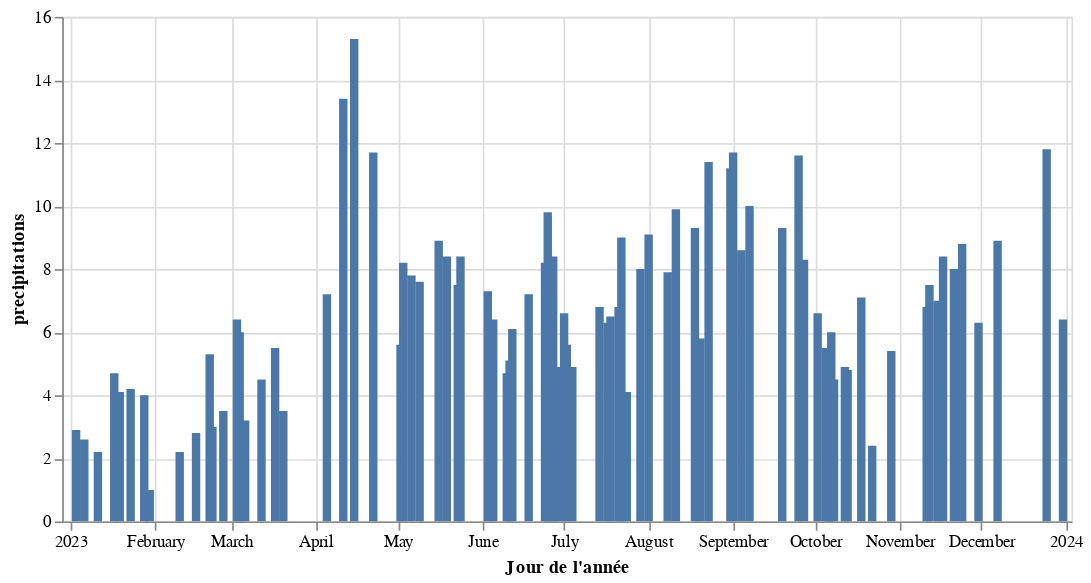

The code cell stored with this chart in its notebook:
### Code cell
#initialisation
pluviometrie = pd.DataFrame({"precipitations" : np.zeros(365)}, index=pd.date_range("20230101", periods=365))

for month in range(len(moyenne_clermont['mois'])):
    #nombre de jours ou il pleut
    avg_days_obs = round(moyenne_clermont.loc[moyenne_clermont.index[month], 'nb_jours']) 
    avg_days = round(np.random.normal(avg_days_obs, avg_days_obs/4))
    
    # choix des jours
    start_date = pluviometrie.loc[pluviometrie.index.month == month+1].index.min()
    end_date =pluviometrie.loc[pluviometrie.index.month == month+1].index.max()
    rainy_days = generate_random_dates(start_date, end_date, avg_days)

    #hauteur tombee
    avg_rain = moyenne_clermont.loc[moyenne_clermont.index[month], 'hauteur']/avg_days
    obs_rain = generate_random_rain(avg_rain, avg_rain/4, avg_days)
    
    #remplacement des valeurs
    pluviometrie.loc[pluviometrie.index.isin(rainy_days), "precipitations"] = obs_rain

alt.Chart(pluviometrie.reset_index()).mark_bar().encode(
    x=alt.X('index:T', title="Jour de l'année"),
    y=alt.Y('precipitations:Q', title="precipitations"),
    tooltip=[alt.Tooltip("precipitations:Q")]
).properties(width=600).interactive()

### Figure 1 — Vega-Lite specification as saved in the notebook (floating-point values rounded to 4 significant figures; data arrays with more than 128 entries replaced by an {"elided": "..."} marker saying what was removed)
{"config": {"view": {"continuousWidth": 400, "continuousHeight": 300}}, "data": {"name": "data-80797f5c013e1fc8f6f403e1550527cb"}, "mark": "bar", "encoding": {"tooltip": [{"field": "precipitations", "type": "quantitative"}], "x": {"field": "index", "title": "Jour de l'année", "type": "temporal"}, "y": {"field": "precipitations", "title": "precipitations", "type": "quantitative"}}, "selection": {"selector002": {"type": "interval", "bind": "scales", "encodings": ["x", "y"]}}, "width": 600, "$schema": "https://vega.github.io/schema/vega-lite/v4.17.0.json", "datasets": {"data-80797f5c013e1fc8f6f403e1550527cb": {"elided": "365 records"}}}
